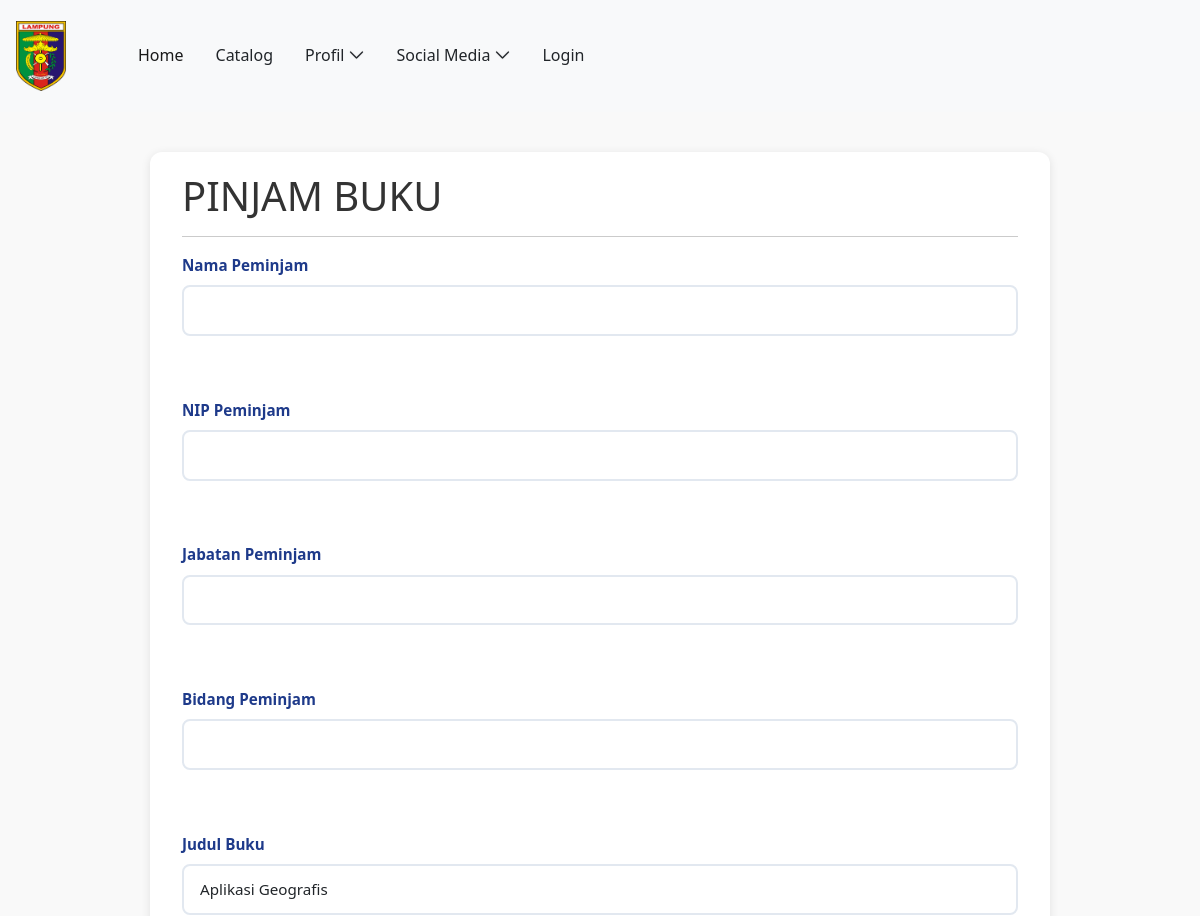
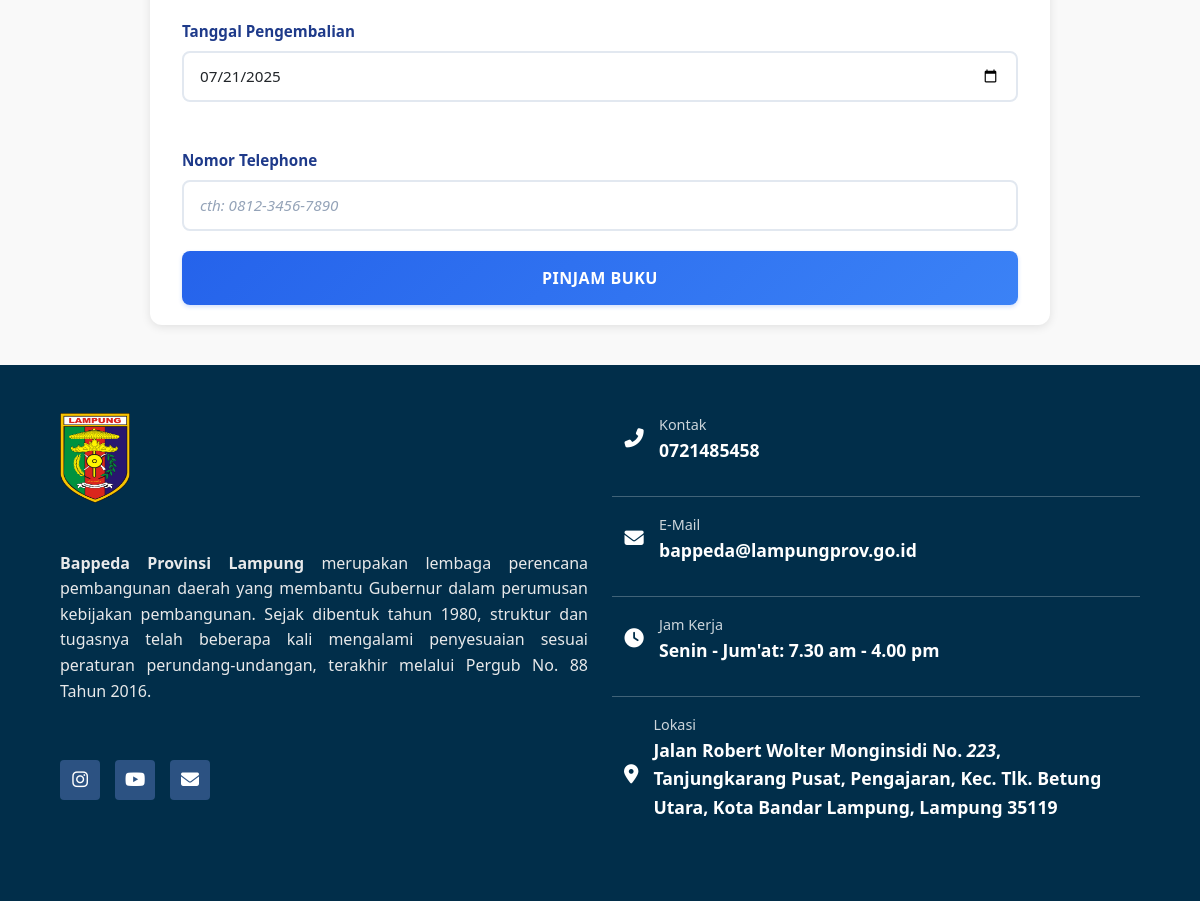
The app's page /pages/form_peminjaman.php?id=65 with its own data (2 pictures, top to bottom).
### tables this page shows
CREATE TABLE `buku` (
  `id_buku` int NOT NULL AUTO_INCREMENT,
  `judul_buku` varchar(100) NOT NULL,
  `lampiran_buku` varchar(100) NOT NULL DEFAULT '"#"',
  `thumbnail_buku` varchar(100) NOT NULL DEFAULT '"#"',
  `id_informasi` int NOT NULL,
  `kategori_buku` varchar(100) NOT NULL,
  `jenis_buku` enum('Fisik','E-Book') NOT NULL DEFAULT 'E-Book',
  `pengarang_buku` varchar(100) NOT NULL,
  `penerbit_buku` varchar(100) NOT NULL,
  `jumlah_buku` int NOT NULL,
  `download` int NOT NULL DEFAULT '1',
  `pinjam` int NOT NULL DEFAULT '1',
  `deskripsi_buku` varchar(500) NOT NULL,
  PRIMARY KEY (`id_buku`),
  KEY `FK_id_informasi_idx` (`id_informasi`),
  KEY `FK_id_buku` (`judul_buku`),
  CONSTRAINT `FK_id_informasi` FOREIGN KEY (`id_informasi`) REFERENCES `informasi` (`id_informasi`) ON DELETE CASCADE ON UPDATE CASCADE
);

CREATE TABLE `footer` (
  `id_footer` int NOT NULL AUTO_INCREMENT,
  `footer_text` varchar(500) NOT NULL,
  `kontak` varchar(15) NOT NULL,
  `email` varchar(50) NOT NULL,
  `hari` varchar(45) NOT NULL,
  `jam` varchar(45) NOT NULL,
  `lokasi` varchar(500) NOT NULL,
  PRIMARY KEY (`id_footer`)
);

### config/class.php (called while the page is built, shortened)
<?php
$base_url = "/web-perpus";
class Perpustakaan{
    private $conn;
    public function __construct($dbConnection){
        $this->conn = $dbConnection;
    }
    public function viewBookDetail($id_berita): array{
        $id = $id_berita;
        $sql = <<<SQL
            SELECT buku.*, informasi.jumlah_halaman, informasi.bahasa_buku, informasi.isbn_buku
            FROM buku
            JOIN informasi ON buku.id_informasi = informasi.id_informasi
            WHERE buku.id_buku = ?
        SQL;
        $stmt = $this->conn->prepare($sql);
        $stmt->bindParam(1, $id);
        $stmt->execute();
        $book = $stmt->fetch(PDO::FETCH_ASSOC);
        return [
            "book" => $book
        ];
    }
    public function displayFooter(): array{
        $id = 1;
        $stmt = $this->conn->prepare("SELECT * FROM footer WHERE id_footer = ?");
        $stmt->bindParam(1, $id);
        $stmt->execute();
        $footer = $stmt->fetch(PDO::FETCH_ASSOC);
        return [
            "footer" => $footer
        ];
    }
}

### pages/form_peminjaman.php (the view, shortened to what this page needs)
<?php
require_once __DIR__ . "/../config/class.php";
$conn = getConnection();
$perpustakaan = new Perpustakaan($conn);
if($_SERVER["REQUEST_METHOD"] == "GET") {
    if (isset($_GET['id'])) {
        $id_berita = $_GET['id'];
        $result = $perpustakaan->viewBookDetail($id_berita);
        $book = $result['book'];
    }
}
$footer = $perpustakaan->displayFooter();
$footerResult = $footer['footer'];
?>
<!DOCTYPE html>
<html lang="id">
<head>
    <link href="https://cdn.jsdelivr.net/npm/bootstrap@5.2.3/dist/css/bootstrap.min.css" rel="stylesheet">
    <link href="https://cdn.jsdelivr.net/npm/bootstrap-icons@1.10.5/font/bootstrap-icons.css" rel="stylesheet">
    <link rel="stylesheet" href="https://cdnjs.cloudflare.com/ajax/libs/font-awesome/6.5.0/css/all.min.css" />
    <link rel="stylesheet" href="https://cdnjs.cloudflare.com/ajax/libs/toastr.js/latest/css/toastr.min.css">
    <link rel="stylesheet" href="../assets/style/style.css">
    <link rel="stylesheet" href="../assets/style/admin_home.css">
    <link rel="stylesheet" href="../assets/style/detail.css">
</head>
<body>
    <?php include '../components/navbar.php'; ?>
    <div class="container">
        <div class="row">
            <div>
                <h1>PINJAM BUKU</h1>
                <hr>
                <form action="form_peminjaman.php" id="form_peminjaman" method="POST">
                    <label class="form-label" for="nama_peminjam">Nama Peminjam</label><br>
                    <input class="form-control" type="text" name="nama_peminjam" id="nama_peminjam" autocomplete="off" required><br>
                    <label class="form-label" for="nip_peminjam">NIP Peminjam</label><br>
                    <input class="form-control" type="text" name="nip_peminjam" id="nip_peminjam" autocomplete="off"><br>
                    <label class="form-label" for="jabatan_peminjam">Jabatan Peminjam</label><br>
                    <input class="form-control" type="text" name="jabatan_peminjam" id="jabatan_peminjam" autocomplete="off"><br>
                    <label class="form-label" for="bidang_peminjam">Bidang Peminjam</label><br>
                    <input class="form-control" type="text" name="bidang_peminjam" id="bidang_peminjam" autocomplete="off" required><br>
                    <label class="form-label" for="judul_buku_display">Judul Buku</label><br>
                    <input class="form-control" type="text" name="judul_buku_display" id="judul_buku_display" value="<?= $book['judul_buku']; ?>" readonly>
                    <label class="form-label" for="tanggal_pengembalian">Tanggal Pengembalian</label><br>
                    <input class="form-control" type="date" name="tanggal_pengembalian" id="tanggal_pengembalian"  required><br>
                    <label class="form-label" for="no_telp">Nomor Telephone</label><br>
                    <input type="text" placeholder="cth: 0812-3456-7890" class="form-control" name="no_telp" id="no_telp" autocomplete="off">
                    <button class="btn btn-save w-100" type="submit" name="submit">PINJAM BUKU</button>
                </form>
            </div>
        </div>
    </div>
    <?php include '../components/footer.php'; ?>
</body>
</html>

### components/footer.php
<footer>
    <div class="container-fluid p-5 footer-color">
        <div>
            <div class="row">
                <div class="col-sm-6 col-12 footer-content">
                    <div class="logo-section">
                        <img src="<?= $base_url?>/assets/img/Lampung_coa.png" alt="Logo" class="footer-logo">
                    </div>
                    <div class="footer-text">
                        <p><?= isset($footerResult["footer_text"]) ? htmlspecialchars_decode($footerResult["footer_text"]): "" ; ?></p>
                    </div>
                    <div class="social-icons">
                        <a href="https://www.instagram.com/bappeda_lampung/?hl=en" target="_blank"><i class="fab fa-instagram"></i></a>
                        <a href="https://www.youtube.com/channel/UCZMZAzUJh0EDYEU5FfV64eg" target="_blank"><i class="fab fa-youtube"></i></a>
                        <a href="#" target="_blank"><i class="fas fa-envelope"></i></a>
                    </div>
                </div>
                <div class="col-sm-6 col-12 py-sm-0 py-3">
                    <div class="row contact-info">
                        <div class="col-12 d-flex align-items-center mb-3">
                            <i class="fas fa-phone-alt contact-icon"></i>
                            <div class="contact-details">
                                <span class="contact-label">Kontak</span>
                                <span class="contact-value"><?= isset($footerResult["kontak"]) ? htmlspecialchars($footerResult["kontak"]): "" ; ?></span>
                            </div>
                        </div>
                    </div>
                    <hr>
                    <div class="row contact-info">
                        <div class="col-12 d-flex align-items-center mb-3">
                            <i class="fas fa-envelope contact-icon"></i>
                            <div class="contact-details">
                                <span class="contact-label">E-Mail</span>
                                <span class="contact-value"><?= isset($footerResult["email"]) ? htmlspecialchars($footerResult["email"]): "" ; ?></span>
                            </div>
                        </div>
                    </div>
                    <hr>
                    <div class="row contact-info">
                        <div class="col-12 d-flex align-items-center mb-3">
                            <i class="fas fa-clock contact-icon"></i>
                            <div class="contact-details">
                                <span class="contact-label">Jam Kerja</span>
                                <span class="contact-value"><?= isset($footerResult["hari"]) ? htmlspecialchars($footerResult["hari"]): "" ; ?>: <?= isset($footerResult["jam"]) ? htmlspecialchars($footerResult["jam"])  : "" ; ?></span>
                            </div>
                        </div>
                    </div>
                    <hr>
                    <div class="row contact-info">
                        <div class="col-12 d-flex align-items-center mb-3">
                            <i class="fas fa-map-marker-alt contact-icon"></i>
                            <div class="contact-details">
                                <span class="contact-label">Lokasi</span>
                                <span class="contact-value"><?= isset($footerResult["lokasi"]) ? htmlspecialchars_decode($footerResult["lokasi"]) : "" ; ?></span>
                            </div>
                        </div>
                    </div>
                </div>
            </div>
        </div>
    </div>
</footer>

### assets/style/style.css (style rules this page uses)
body { color: #012e4a; font-family: 'Segoe UI', Tahoma, Geneva, Verdana, sans-serif; background-color: #f8f9fa; }
.footer-color { background-color: #012e4a; color: white; }
.footer-content { display: flex; flex-direction: column; gap: 2rem; }
.logo-section { margin-bottom: 1rem; }
.footer-logo { width: 70px; height: 90px; }
.footer-text { margin-bottom: 1.5rem; }
.footer-text p { font-size: 16px; line-height: 1.6; margin: 0; color: #e8e9ea; text-align: justify; }
.social-icons { display: flex; gap: 15px; }
.social-icons a { display: inline-flex; align-items: center; justify-content: center; width: 40px; height: 40px; background-color: #2c5282; color: white; text-decoration: none; border-radius: 4px; transition: background-color 0.3s ease; }
.social-icons i { font-size: 18px; }
.contact-info { color: white; }
.contact-icon { font-size: 1.2rem; margin-right: 15px; width: 20px; text-align: center; }
.contact-details { display: flex; flex-direction: column; }
.contact-label { font-size: 0.9rem; opacity: 0.8; }
.contact-value { font-weight: bold; font-size: 1.1rem; }

### assets/style/admin_home.css (style rules this page uses)
:root { --primary-blue: #2563eb; --primary-blue-dark: #1d4ed8; --primary-blue-light: #3b82f6; --primary-grey: #374151; --primary-grey-light: #4b5563; --danger-red: #dc2626; --danger-red-light: #f87171; --secondary-blue: #1e40af; --light-blue: #dbeafe; --very-light-blue: #eff6ff; --dark-blue: #1e3a8a; --success-green: #059669; --success-light: #dcfce7; --danger-red: #dc2626; --warning-orange: #d97706; --gray-50: #f8fafc; --gray-100: #f1f5f9; --gray-200: #e2e8f0; --gray-300: #cbd5e1; --gray-400: #94a3b8; --gray-500: #64748b; --gray-600: #475569; --gray-700: #334155; --gray-800: #1e293b; --gray-900: #0f172a; --white: #ffffff; --border-radius: 8px; --border-radius-lg: 12px; --box-shadow: 0 4px 6px -1px rgba(0, 0, 0, 0.1), 0 2px 4px -1px rgba(0, 0, 0, 0.06); --box-shadow-lg: 0 10px 25px -3px rgba(0, 0, 0, 0.1), 0 4px 6px -2px rgba(0, 0, 0, 0.05); --transition: all 0.3s ease; }
* { margin: 0; padding: 0; box-sizing: border-box; }
body { font-family: 'Segoe UI', Tahoma, Geneva, Verdana, sans-serif; background-color: var(--gray-50); color: var(--gray-700); line-height: 1.6; overflow-x: hidden; }
.container-fluid { padding: 0; }
.row { margin: 0; }
.form-label { color: var(--dark-blue) !important; font-weight: 600 !important; margin-bottom: 8px !important; font-size: 0.95rem; }
.form-control { border: 2px solid var(--gray-200) !important; border-radius: var(--border-radius) !important; padding: 12px 16px !important; font-size: 0.95rem; transition: var(--transition); background-color: var(--white); }
.form-control::placeholder { color: var(--gray-400); font-style: italic; }
.btn-save { background: linear-gradient(135deg, var(--primary-blue), var(--primary-blue-light)) !important; border: none !important; color: var(--white) !important; border-radius: var(--border-radius) !important; padding: 15px 25px !important; font-weight: 600 !important; font-size: 1rem; transition: var(--transition); box-shadow: 0 2px 4px rgba(37, 99, 235, 0.2); text-transform: uppercase; letter-spacing: 0.5px; }
.container-fluid { position: relative; z-index: auto; }
form > * { margin-bottom: 20px; }
form > *:last-child { margin-bottom: 0; }

### assets/style/detail.css (style rules this page uses)
body { font-family: 'Segoe UI', Tahoma, Geneva, Verdana, sans-serif; background-color: #f9f9f9; margin: 0; padding: 0; color: #333; }
.container { max-width: 900px; margin: 40px auto; padding: 20px; background-color: #fff; border-radius: 12px; box-shadow: 0 2px 10px rgba(0,0,0,0.1); }

### records on screen
buku: judul_buku_display "Aplikasi Geografis"
footer: footer_text "Bappeda Provinsi Lampung merupakan lembaga perencana pembangunan daerah yang membantu Gubernur dalam perumusan kebijakan pembangunan. Sejak dibentuk tahun 1980, struktur dan tugasnya telah beberapa kali mengalami penyesuaian sesuai peraturan perundang-undangan, terakhir melalui Pergub No. 88 Tahun 2016.", kontak "0721485458", email "bappeda@lampungprov.go.id", hari "Senin - Jum'at", jam "7.30 am - 4.00 pm", lokasi "Jalan Robert Wolter Monginsidi No. 223 , Tanjungkarang Pusat, Pengajaran, Kec. Tlk. Betung Utara, Kota Bandar Lampung, Lampung 35119"
